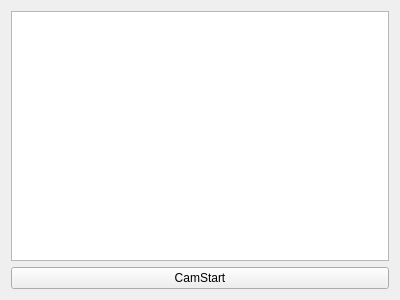
<?xml version="1.0" encoding="UTF-8"?>
<ui version="4.0">
 <class>Tab6WebCamera</class>
 <widget class="QWidget" name="Tab6WebCamera">
  <property name="geometry">
   <rect>
    <x>0</x>
    <y>0</y>
    <width>400</width>
    <height>300</height>
   </rect>
  </property>
  <property name="windowTitle">
   <string>Form</string>
  </property>
  <layout class="QVBoxLayout" name="verticalLayout">
   <item>
    <widget class="QGraphicsView" name="pGPCamView"/>
   </item>
   <item>
    <widget class="QPushButton" name="pPBCamStart">
     <property name="text">
      <string>CamStart</string>
     </property>
     <property name="checkable">
      <bool>true</bool>
     </property>
    </widget>
   </item>
  </layout>
 </widget>
 <resources/>
 <connections/>
</ui>
